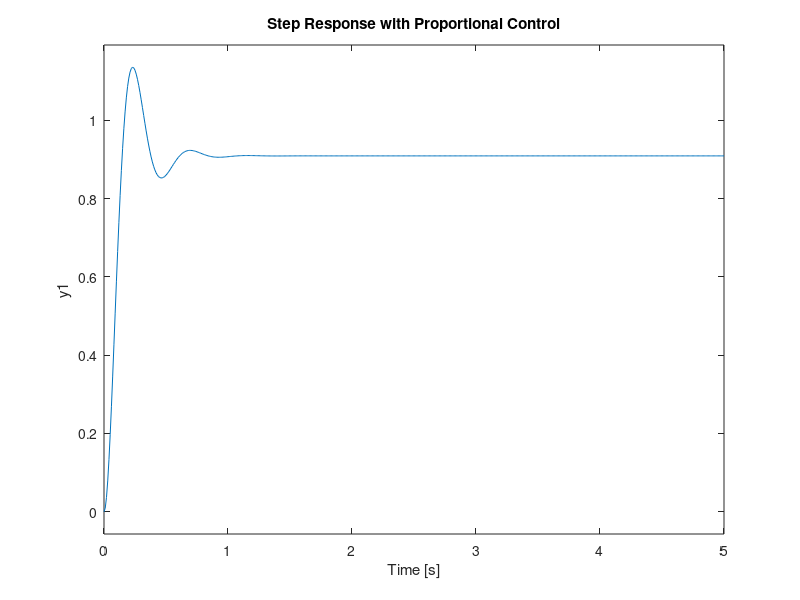
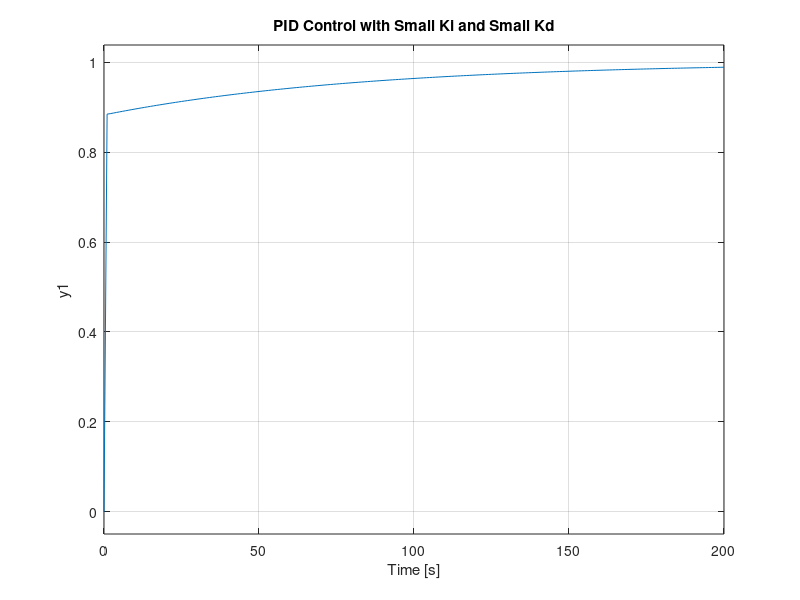
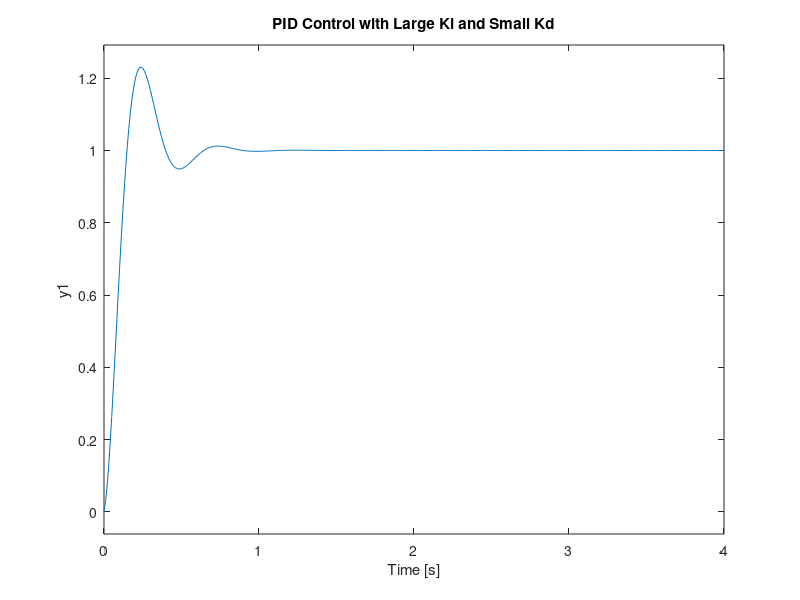
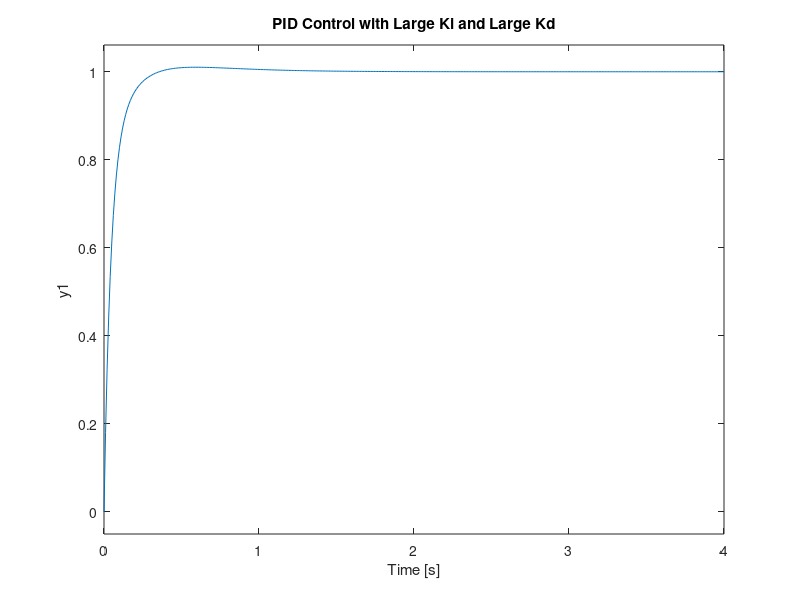

Write the MATLAB code that produced these figures, in order.
clc;
clear;
close;

J = 0.01;
b = 0.1;
K = 0.01;
R = 1;
L = 0.5;
s = tf('s');
P_motor = K/((J*s+b)*(L*s+R)+K^2);

Kp = 100;
C = pid(Kp);
sys_cl = feedback(C*P_motor,1);
t = 0:0.01:5;
figure(1);
step(sys_cl,t)
grid
title('Step Response with Proportional Control')

Kp = 75;
Ki = 1;
Kd = 1;
C = pid(Kp,Ki,Kd);
sys_cl = feedback(C*P_motor,1);
figure(2);
step(sys_cl,[0:1:200])
title('PID Control with Small Ki and Small Kd')

Kp = 100;
Ki = 200;
Kd = 1;
C = pid(Kp,Ki,Kd);
sys_cl = feedback(C*P_motor,1);
figure(3);
step(sys_cl, 0:0.01:4)
grid
title('PID Control with Large Ki and Small Kd')
         
     Kp = 100;
     Ki = 200;
     Kd = 10;
     C = pid(Kp,Ki,Kd);
     sys_cl = feedback(C*P_motor,1);
     figure(4);
     step(sys_cl, 0:0.01:4)
     grid
     title('PID Control with Large Ki and Large Kd')


   
 